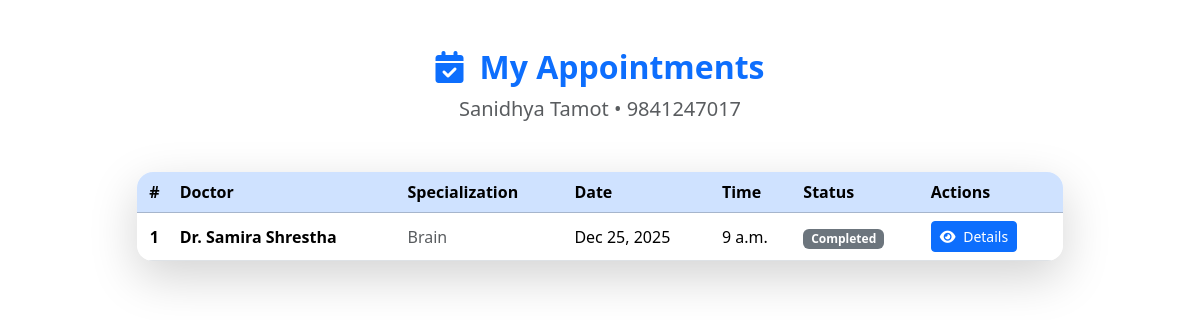
The page /patient-appointments/ (signed in) on the database as committed earlier.
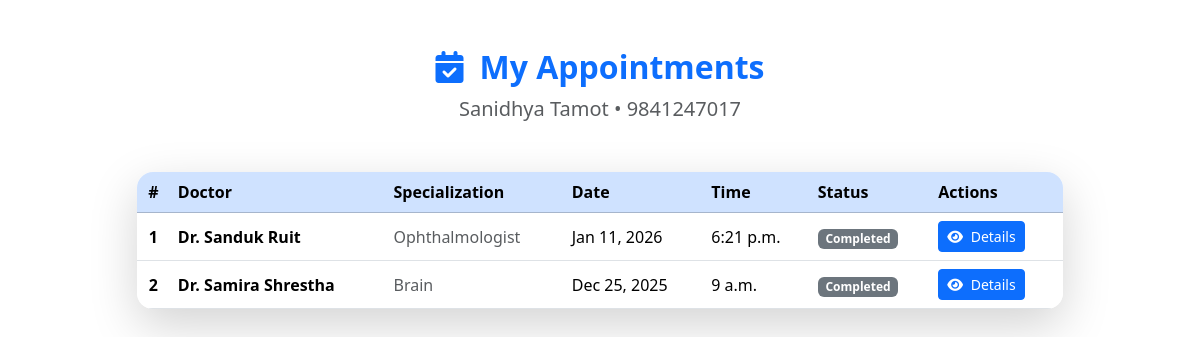
The same page on the database as committed later.
### hospital/models.py (models this page shows, shortened)
class Appointment(models.Model):
    Doctor= models.ForeignKey(Doctor,on_delete=models.CASCADE)
    Patient= models.ForeignKey(Patient,on_delete=models.CASCADE)
    date = models.DateField()
    time = models.TimeField()

class Doctor(models.Model):
    Name= models.CharField(max_length=100)
    Mobile= models.IntegerField()
    Special = models.CharField(max_length=100)
    email = models.EmailField(max_length=100, blank=True, null=True)        # ADD THIS
    password = models.CharField(max_length=128)

### hospital/views.py (the view)
# urls.py: path('patient-appointments/', patient_appointments, name='patient_appointments'),
def patient_appointments(request):
    if request.session.get('user_type') != 'patient':
        return redirect('main_login')
    patient_id = request.session.get('patient_id')
    patient = Patient.objects.get(id=patient_id)
    appointments = Appointment.objects.filter(Patient_id=patient_id).order_by('-date', '-time')
    context = {
        'patient': patient,  # pass patient for name/mobile
        'appointments': appointments,
        'today': dt_date.today()
    }
    return render(request, 'patient_appointments.html', context)

### hospital/templates/patient_appointments.html (shortened to what the changed rows need)
{% extends "base.html" %}
{% block content %}
<div class="container my-5">
    <div class="row">
        <div class="col-lg-10 mx-auto">
            <div class="text-center mb-5">
                <h2 class="fw-bold text-primary">
                    <i class="fas fa-calendar-check me-3"></i>My Appointments
                </h2>
            </div>
            {% if appointments %}
                <div class="card shadow-lg border-0 rounded-4 overflow-hidden">
                    <div class="card-body p-0">
                        <div class="table-responsive">
                            <table class="table table-hover mb-0 align-middle">
                                <thead class="table-primary">
                                    <tr>
                                        <th class="text-center">#</th>
                                        <th>Doctor</th>
                                        <th>Specialization</th>
                                        <th>Date</th>
                                        <th>Time</th>
                                        <th>Status</th>
                                        <th>Actions</th>
                                    </tr>
                                </thead>
                                <tbody>
                                    {% for apt in appointments %}
                                    <tr>
                                        <td class="text-center fw-bold">{{ forloop.counter }}</td>
                                        <td>
                                            <strong>Dr. {{ apt.Doctor.Name }}</strong>
                                        </td>
                                        <td class="text-muted">{{ apt.Doctor.Special }}</td>
                                        <td>{{ apt.date|date:"M d, Y" }}</td>
                                        <td>{{ apt.time }}</td>
                                        <td>
                                            {% if apt.date > today %}
                                                <span class="badge bg-success">Upcoming</span>
                                            {% elif apt.date == today %}
                                                <span class="badge bg-warning text-dark">Today</span>
                                            {% else %}
                                                <span class="badge bg-secondary">Completed</span>
                                            {% endif %}
                                        </td>
                                        <td>
                                            <button type="button" class="btn btn-primary btn-sm me-1"
                                                    data-bs-toggle="modal" data-bs-target="#appointmentDetailsModal"
                                                    data-apt-id="{{ apt.id }}"
                                                    data-patient-name="{{ patient.Name }}"
                                                    data-patient-mobile="{{ patient.Mobile }}"
                                                    data-doctor-name="Dr. {{ apt.Doctor.Name }}"
                                                    data-doctor-special="{{ apt.Doctor.Special }}"
                                                    data-date="{{ apt.date|date:'M d, Y' }}"
                                                    data-time="{{ apt.time }}"
                                                    data-status="{% if apt.date > today %}Upcoming{% elif apt.date == today %}Today{% else %}Completed{% endif %}">
                                                <i class="fas fa-eye me-1"></i> Details
                                            </button>
                                        </td>
                                    </tr>
                                    {% endfor %}
                                </tbody>
                            </table>
                        </div>
                    </div>
                </div>
            {% endif %}
        </div>
    </div>
</div>
{% endblock %}

Rows that differ between the two databases and show on the page:
added Appointment: Doctor.Name "Sanduk Ruit", Doctor.Special "Ophthalmologist", date "Jan 11, 2026", time "6:21 p.m.", shows "Completed"
